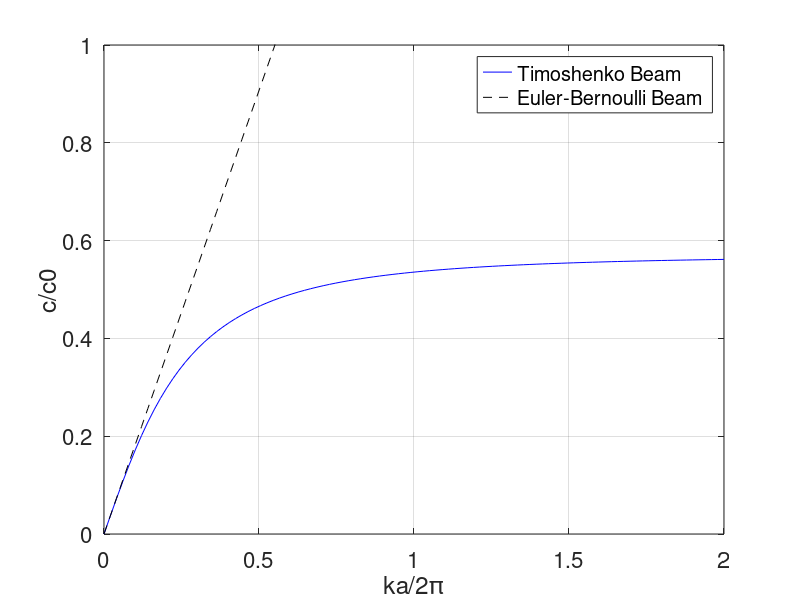

Write MATLAB code to recreate this figure.
clc
clear all 
addpath('../ROUTINES/')
addpath('../ROUTINES/export_fig/')
addpath('../ROUTINES/FEM/')

set(0,'defaultTextInterpreter','tex');
set(0,'defaultAxesFontSize',16)

%% Parameters
% Geometry
Lint = 120e-3;
Lmono = 300e-3;
wdt = 25.4e-3;

BoltLocs = [30 60 90]*1e-3;

nu = 0.3;
kappa = 10*(1+nu)/(12+11*nu);
pars = struct('E', 2e11, 'rho', 7800, 'G', 2e11/(2*(1+nu))*kappa, ...
              'A', wdt^2, 'Iz', wdt^4/12);  % Monolithic region 
parsint = pars;  % Interface region 
parsint.A = pars.A/2;
Parsint.Iz = pars.Iz/8;

%% Analytical Wave speeds
% % circular section
% kappa = 10/9;
% nu = 0.29;
% pars = struct('E', 2e11, 'rho', 7800, 'G', 2e11/(2*(1+nu))*kappa, ...
%               'A', pi*wdt^2, 'Iz', pi*wdt^4/4);  % Monolithic region 

C1 = pars.rho^2*pars.A*pars.Iz;
C2 = pars.rho*pars.A*pars.Iz*(pars.E+pars.G);
C3 = pars.rho*pars.G*pars.A^2;
C4 = pars.G*pars.E*pars.A*pars.Iz;

% ks = linspace(0, 2*2*pi/(Lmono*2+Lint), 100);
ks = linspace(0, 2*2*pi/wdt, 100);
ws = zeros(4, length(ks));
dwdks = zeros(4, length(ks));
wbyks = zeros(4, length(ks));
for ik=1:length(ks)
  cpol = [C1 0 -C2*ks(ik)^2-C3 0 C4*ks(ik)^4];
  ws(:, ik) = sort(roots(cpol));
  dwdks(:, ik) = (-2*C2*ws(:, ik).^2*ks(ik) + 4*C4*ks(ik)^4)./...
		 (4*C1*ws(:, ik).^3 - 2*C2*ws(:,ik)*ks(ik) - 2*C3*ws(:,ik));
  wbyks(:, ik) = ws(:, ik)/ks(ik);

  if ik==1
    dwdks(~isfinite(dwdks(:,ik)),ik) = 0;
    wbyks(~isfinite(wbyks(:,ik)),ik) = 0;
  end
    
  % fprintf('Done %d\n', ik);
end
c0 = sqrt(pars.E/pars.rho);  % bar velocity

figure(1)
clf();
plot(wdt*ks/2/pi, wbyks(3,:)/c0, 'b-'); hold on 
plot(wdt*ks/2/pi, ks*sqrt(pars.E*pars.Iz/pars.rho/pars.A)/c0, 'k--'); grid on

legend('Timoshenko Beam', 'Euler-Bernoulli Beam')

xlim([0 2]); 
ylim([0 1])
xlabel('ka/2\pi')
ylabel('c/c0')

print('./FIGS/TM_WS.eps', '-depsc')